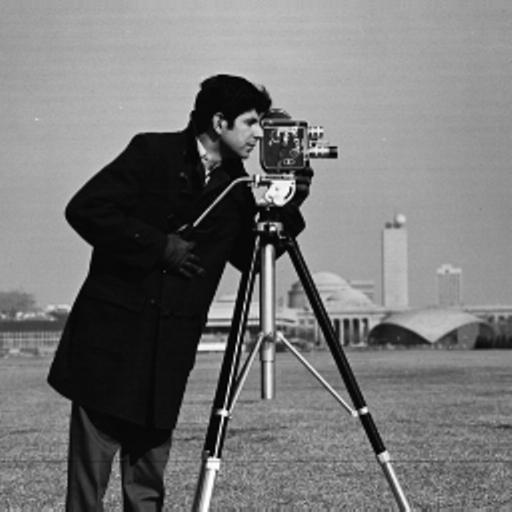
%> input picture Embedding and Detection/marian/lab/cameraman.tif, 512 x 512 px
$ octave CoxEmbedding.m   (GNU Octave 9; MATLAB toolbox functions it lacks are replaced by stand-ins)
%> lines starting %> are read from the running program, lines starting %| are printed output that depends on the picture
### Embedding and Detection/nicolae/PSNR.m
function decibels = PSNR(A,B)

% PURPOSE: To find the PSNR (peak signal-to-noise ratio) between two
%          intensity images A and B, each having values in the interval
%          [0,1]. The answer is in decibels (dB).
%
%          There is also a provision, in EXAMPLE 3 below, for images
%          stored in the interval [0,255], i.e. 256 gray levels.
%
% SYNOPSIS: PSNR(A,B)
%
% DESCRIPTION: The following is quoted from "Fractal Image Compression",
%              by Yuval Fisher et al.,(Springer Verlag, 1995),
%              section 2.4, "Pixelized Data".
%
%              "...PSNR is used to measure the difference between two
%              images. It is defined as
%
%                           PSNR = 20 * log10(b/rms)
%
%              where b is the largest possible value of the signal
%              (typically 255 or 1), and rms is the root mean square
%              difference between two images. The PSNR is given in
%              decibel units (dB), which measure the ratio of the peak
%              signal and the difference between two images. An increase
%              of 20 dB corresponds to a ten-fold decrease in the rms
%              difference between two images.
%
%              There are many versions of signal-to-noise ratios, but
%              the PSNR is very common in image processing, probably
%              because it gives better-sounding numbers than other
%              measures."
%

if A == B
   error('Images are identical: PSNR has infinite value')
end

A = double(A);
B = double(B);
max2_A = max(max(A));
max2_B = max(max(B));
min2_A = min(min(A));
min2_B = min(min(B));

if max2_A > 255 || max2_B > 255 || min2_A < 0 || min2_B < 0
  error('input matrices must have values in the interval [0,255]')
end

error_diff = A - B;
decibels = 20*log10(255/(sqrt(mean(mean(error_diff.^2)))));

### Embedding and Detection/marian/lab/CoxEmbedding.m
close all; clearvars;

I    = imread('cameraman.tif');
%> I is the input picture: size 512x512 uint8; min 0, max 255, mean 118.3
[dimx,dimy] = size(I);
%> dimx = 512; dimy = 512
Id   = double(I);

% generate and save watermark
rand('state', 123); % seed random
w = round(rand(1,1000));
save('watermark','w');

% SS embedding param
alpha = 0.2;
save('alpha','alpha');

J = dct2(Id);
J_prime = reshape(J, 1, dimx*dimy);

% store the sign to restore image and sort in order to exclude DC
J_sign = sign(J_prime);
J_mod = abs(J_prime);
[J_sorted, indexes_sorted] = sort(J_mod, 'descend');

% add watermark
sizes = size(J_sorted);
%> sizes = [1 262144]
%k = uint32(sizes(2)/10);
k = 20;
save('k','k');

for j=1:1000
    index_to_watermark = indexes_sorted(k);
    % multiplicative
    J_mod(index_to_watermark) = J_mod(index_to_watermark) * (1+alpha*w(j));
    % additive
    % J_mod(index_to_watermark) = J_mod(index_to_watermark) * (1+alpha);
    k = k+1;
end
%> this loop made 1000 passes
%> index_to_watermark on passes 1 to 3: 3080, 5, 3592
%> after the loop, k = 1020

% restore original format
a = J_mod .* J_sign;
J_restored = reshape(a, dimx, dimy);
I_wat = idct2(J_restored);

imwrite(uint8(I_wat),'SSwat.bmp');

subplot(1,2,1);
imshow(I);
title('Original');

subplot(1,2,2);
imshow(uint8(I_wat));
title('Watermarked');

q1 = PSNR(uint8(I), uint8(I_wat));
%> in PSNR, `max2_A = max(max(A));`: max2_A = 255
%> in PSNR, `min2_A = min(min(A));`: min2_A = 0
%> in PSNR, `error_diff = A - B;`:
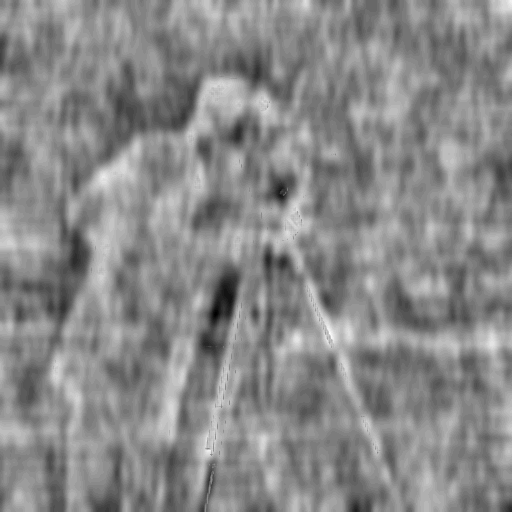
%> error_diff: size 512x512 double; min -21, max 18, mean -0.0222; drawn with min black and max white
%> in PSNR, `decibels = 20*log10(255/(sqrt(mean(mean(error_diff.^2)))));`: decibels = 35.53
%> q1 = 35.53
fprintf('PSNR = +%5.2f dB\n',q1);
%| PSNR = +35.53 dB


%> (the run ends here)

$ run again, with Embedding and Detection/marian/lab/bridge.tif copied over Embedding and Detection/marian/lab/cameraman.tif
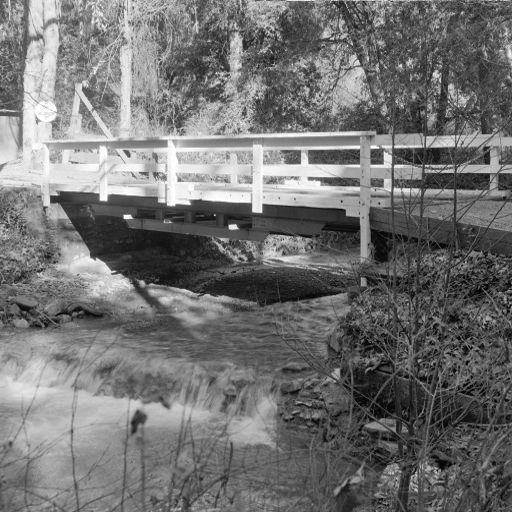
%> input picture Embedding and Detection/marian/lab/bridge.tif, 512 x 512 px
%> I is the input picture: size 512x512 uint8; min 0, max 255, mean 114.1
%> the loop `for j=1:1000` made 1000 passes
%> index_to_watermark on passes 1 to 3: 1037, 1033, 5635
%> after the loop `for j=1:1000`: k = 1020
%> max2_A = 255
%> min2_A = 0
%> in PSNR, `error_diff = A - B;`:
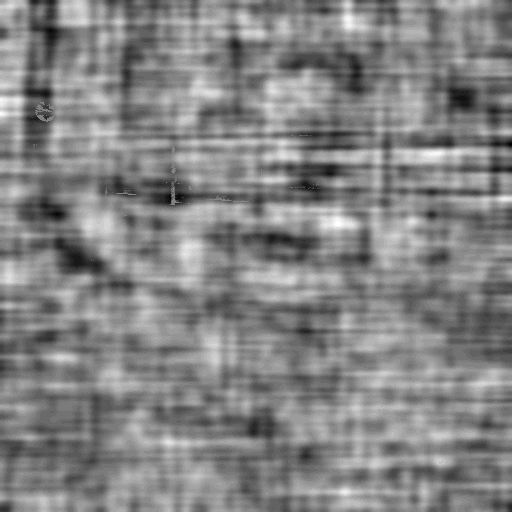
%> error_diff: size 512x512 double; min -16, max 15, mean 0.0135; drawn with min black and max white
%> decibels = 35.87
%| PSNR = +35.87 dB

$ run again, with Embedding and Detection/marian/lab/baboon.bmp saved as Embedding and Detection/marian/lab/cameraman.tif
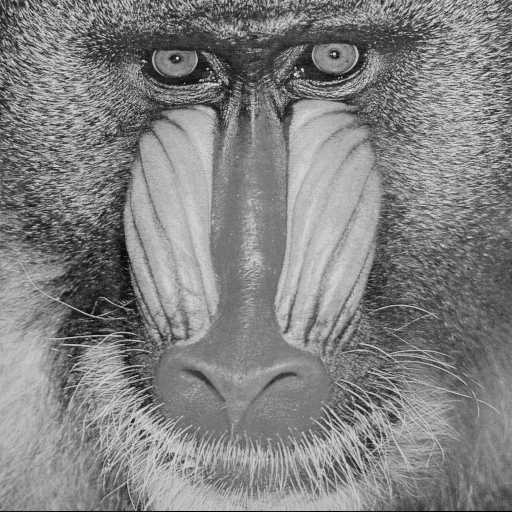
%> input picture Embedding and Detection/marian/lab/baboon.bmp, 512 x 512 px
%> I is the input picture: size 512x512 uint8; min 0, max 231, mean 129.6
%> the loop `for j=1:1000` made 1000 passes
%> index_to_watermark on passes 1 to 3: 3585, 1031, 1537
%> after the loop `for j=1:1000`: k = 1020
%> `I_wat = idct2(J_restored);`:
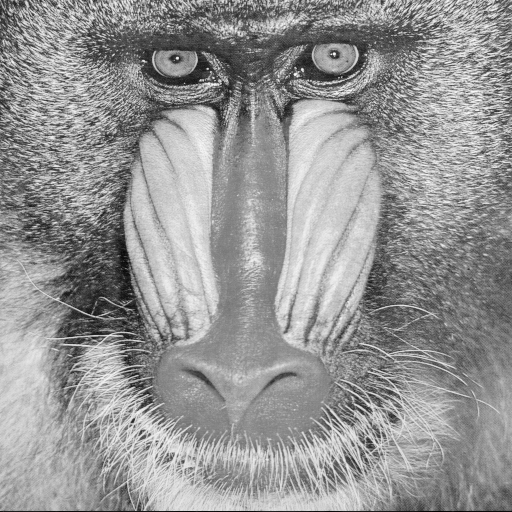
%> I_wat: size 512x512 double; min -10.95, max 228.8, mean 129.6; drawn with min black and max white
%> max2_A = 231
%> max2_B = 229
%> min2_A = 0
%> in PSNR, `error_diff = A - B;`:
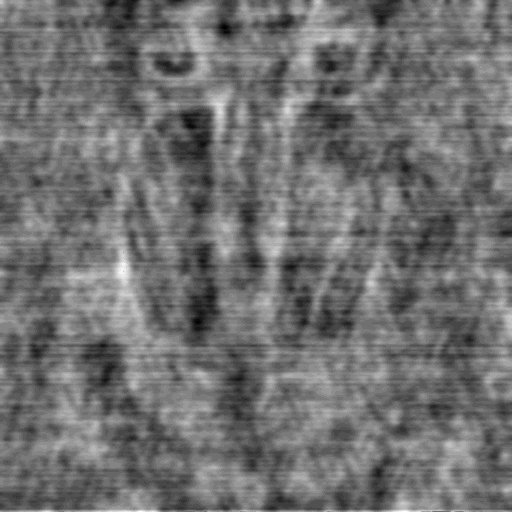
%> error_diff: size 512x512 double; min -11, max 14, mean -0.00188; drawn with min black and max white
%> decibels = 39.08
%| PSNR = +39.08 dB
